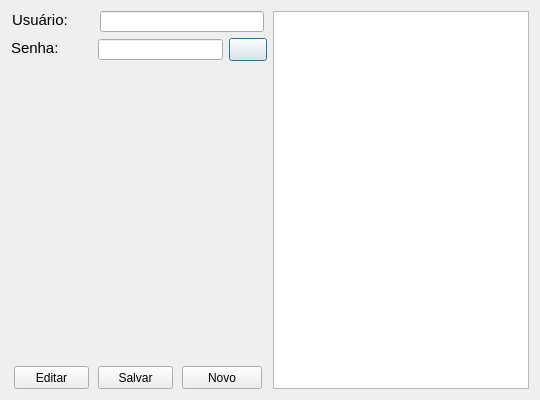
<?xml version="1.0" encoding="UTF-8"?>
<ui version="4.0">
 <class>gerenciar</class>
 <widget class="QDialog" name="gerenciar">
  <property name="geometry">
   <rect>
    <x>0</x>
    <y>0</y>
    <width>540</width>
    <height>400</height>
   </rect>
  </property>
  <property name="maximumSize">
   <size>
    <width>540</width>
    <height>700</height>
   </size>
  </property>
  <property name="windowTitle">
   <string>Gerenciar Usuários</string>
  </property>
  <property name="windowIcon">
   <iconset>
    <normaloff>editar.png</normaloff>editar.png</iconset>
  </property>
  <layout class="QHBoxLayout" name="horizontalLayout_5">
   <item>
    <layout class="QHBoxLayout" name="horizontalLayout_4">
     <item>
      <layout class="QVBoxLayout" name="verticalLayout_2">
       <item>
        <layout class="QVBoxLayout" name="verticalLayout">
         <item>
          <layout class="QHBoxLayout" name="horizontalLayout_2">
           <item>
            <widget class="QLabel" name="labelUsuario">
             <property name="sizePolicy">
              <sizepolicy hsizetype="Fixed" vsizetype="Fixed">
               <horstretch>0</horstretch>
               <verstretch>0</verstretch>
              </sizepolicy>
             </property>
             <property name="minimumSize">
              <size>
               <width>81</width>
               <height>21</height>
              </size>
             </property>
             <property name="maximumSize">
              <size>
               <width>81</width>
               <height>21</height>
              </size>
             </property>
             <property name="font">
              <font>
               <pointsize>11</pointsize>
              </font>
             </property>
             <property name="text">
              <string>Usuário:</string>
             </property>
             <property name="alignment">
              <set>Qt::AlignLeading|Qt::AlignLeft|Qt::AlignTop</set>
             </property>
            </widget>
           </item>
           <item>
            <widget class="QLineEdit" name="Usuario">
             <property name="minimumSize">
              <size>
               <width>162</width>
               <height>21</height>
              </size>
             </property>
             <property name="maximumSize">
              <size>
               <width>164</width>
               <height>21</height>
              </size>
             </property>
            </widget>
           </item>
          </layout>
         </item>
         <item>
          <layout class="QHBoxLayout" name="horizontalLayout_3">
           <item>
            <widget class="QLabel" name="labelSenha">
             <property name="sizePolicy">
              <sizepolicy hsizetype="Fixed" vsizetype="Fixed">
               <horstretch>0</horstretch>
               <verstretch>0</verstretch>
              </sizepolicy>
             </property>
             <property name="minimumSize">
              <size>
               <width>81</width>
               <height>21</height>
              </size>
             </property>
             <property name="maximumSize">
              <size>
               <width>81</width>
               <height>21</height>
              </size>
             </property>
             <property name="font">
              <font>
               <pointsize>11</pointsize>
              </font>
             </property>
             <property name="text">
              <string>Senha:</string>
             </property>
             <property name="alignment">
              <set>Qt::AlignLeading|Qt::AlignLeft|Qt::AlignTop</set>
             </property>
            </widget>
           </item>
           <item>
            <widget class="QLineEdit" name="Senha">
             <property name="minimumSize">
              <size>
               <width>125</width>
               <height>21</height>
              </size>
             </property>
             <property name="maximumSize">
              <size>
               <width>162</width>
               <height>21</height>
              </size>
             </property>
             <property name="inputMethodHints">
              <set>Qt::ImhHiddenText|Qt::ImhNoAutoUppercase|Qt::ImhNoPredictiveText|Qt::ImhSensitiveData</set>
             </property>
             <property name="echoMode">
              <enum>QLineEdit::Password</enum>
             </property>
            </widget>
           </item>
           <item>
            <widget class="QPushButton" name="MostrarSenha">
             <property name="minimumSize">
              <size>
               <width>30</width>
               <height>23</height>
              </size>
             </property>
             <property name="maximumSize">
              <size>
               <width>45</width>
               <height>23</height>
              </size>
             </property>
             <property name="text">
              <string/>
             </property>
             <property name="icon">
              <iconset>
               <normaloff>olho.png</normaloff>olho.png</iconset>
             </property>
             <property name="iconSize">
              <size>
               <width>18</width>
               <height>18</height>
              </size>
             </property>
            </widget>
           </item>
          </layout>
         </item>
         <item>
          <spacer name="verticalSpacer">
           <property name="orientation">
            <enum>Qt::Vertical</enum>
           </property>
           <property name="sizeHint" stdset="0">
            <size>
             <width>20</width>
             <height>40</height>
            </size>
           </property>
          </spacer>
         </item>
        </layout>
       </item>
       <item>
        <layout class="QHBoxLayout" name="horizontalLayout">
         <item>
          <widget class="QPushButton" name="Editar">
           <property name="sizePolicy">
            <sizepolicy hsizetype="Fixed" vsizetype="Fixed">
             <horstretch>0</horstretch>
             <verstretch>0</verstretch>
            </sizepolicy>
           </property>
           <property name="minimumSize">
            <size>
             <width>75</width>
             <height>23</height>
            </size>
           </property>
           <property name="maximumSize">
            <size>
             <width>75</width>
             <height>23</height>
            </size>
           </property>
           <property name="text">
            <string>Editar</string>
           </property>
          </widget>
         </item>
         <item>
          <widget class="QPushButton" name="Salvar">
           <property name="sizePolicy">
            <sizepolicy hsizetype="Fixed" vsizetype="Fixed">
             <horstretch>0</horstretch>
             <verstretch>0</verstretch>
            </sizepolicy>
           </property>
           <property name="minimumSize">
            <size>
             <width>75</width>
             <height>23</height>
            </size>
           </property>
           <property name="maximumSize">
            <size>
             <width>75</width>
             <height>23</height>
            </size>
           </property>
           <property name="text">
            <string>Salvar</string>
           </property>
          </widget>
         </item>
         <item>
          <widget class="QPushButton" name="Novo">
           <property name="sizePolicy">
            <sizepolicy hsizetype="Fixed" vsizetype="Fixed">
             <horstretch>0</horstretch>
             <verstretch>0</verstretch>
            </sizepolicy>
           </property>
           <property name="minimumSize">
            <size>
             <width>75</width>
             <height>23</height>
            </size>
           </property>
           <property name="text">
            <string>Novo</string>
           </property>
          </widget>
         </item>
        </layout>
       </item>
      </layout>
     </item>
     <item>
      <widget class="QListWidget" name="lista">
       <property name="minimumSize">
        <size>
         <width>256</width>
         <height>350</height>
        </size>
       </property>
       <property name="maximumSize">
        <size>
         <width>256</width>
         <height>700</height>
        </size>
       </property>
      </widget>
     </item>
    </layout>
   </item>
  </layout>
 </widget>
 <resources/>
 <connections/>
</ui>
